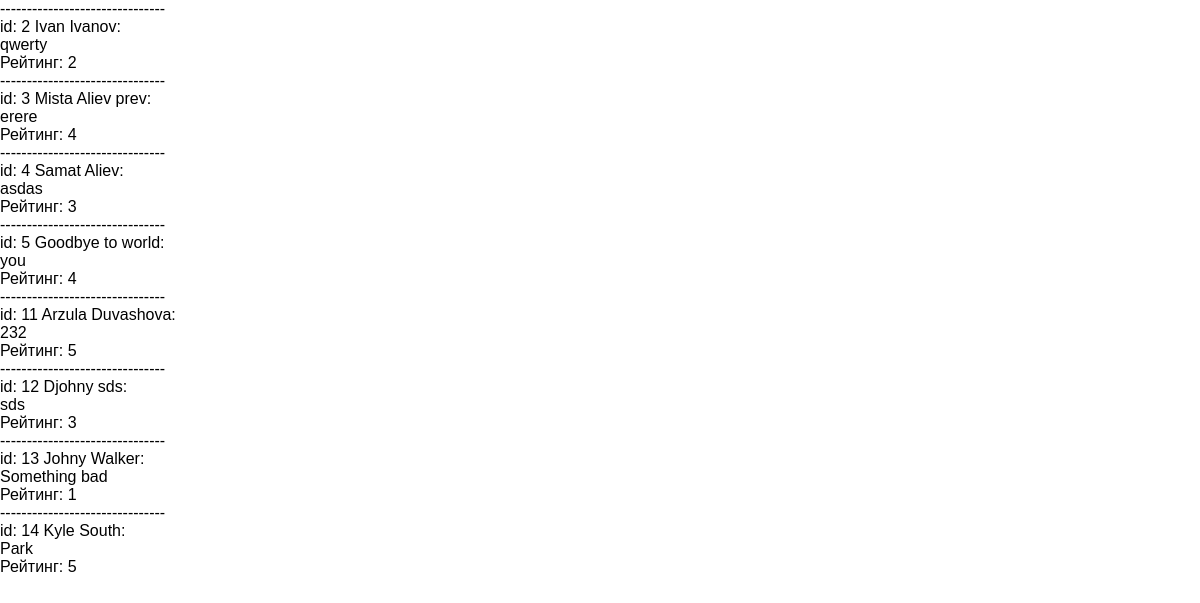
Page /list on the committed database.
### feedback/models.py (models this page shows)
class Feedback(models.Model):
    name = models.CharField(max_length=10, validators=[MinLengthValidator(3)])
    surname = models.CharField(max_length=60)
    feedback = models.TextField()
    rating = models.PositiveIntegerField()

### feedback/views.py (the view)
# urls.py: path('list', views.ListFeedBack.as_view()),
class ListFeedBack(ListView):
    template_name = 'feedback/list_feedback.html'
    model = Feedback
    context_object_name = 'feedbacks'

### feedback/templates/feedback/list_feedback.html (shortened to what this page needs)
{% extends 'feedback/base.html' %}
{% block content %}
    {% for feedback in feedbacks %}
            <div>
                -------------------------------<br>
                id: {{ feedback.pk }}
                {{ feedback.name }} {{ feedback.surname }}:<br>
                {{ feedback.feedback }}<br>
                Рейтинг: {{ feedback.rating }}<br>
            </div>
    {% endfor %}
{% endblock %}

### feedback/static/feedback/css/forms.css (style rules this page uses)
body { margin: 0; font-family: Sans-Serif; }

### rows in the picture
Feedback: pk "2", name "Ivan", surname "Ivanov", feedback "qwerty", rating "2"
Feedback: pk "3", name "Mista", surname "Aliev prev", feedback "erere", rating "4"
Feedback: pk "4", name "Samat", surname "Aliev", feedback "asdas", rating "3"
Feedback: pk "5", name "Goodbye", surname "to world", feedback "you", rating "4"
Feedback: pk "11", name "Arzula", surname "Duvashova", feedback "232", rating "5"
Feedback: pk "12", name "Djohny", surname "sds", feedback "sds", rating "3"
Feedback: pk "13", name "Johny", surname "Walker", feedback "Something bad", rating "1"
Feedback: pk "14", name "Kyle", surname "South", feedback "Park", rating "5"
